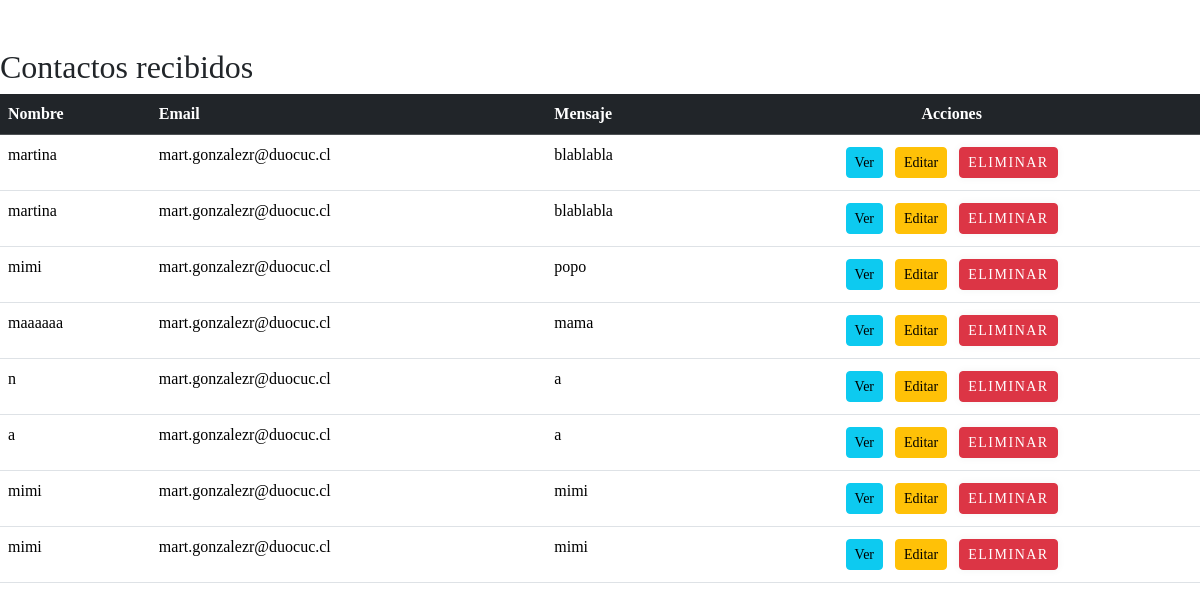
Screenshot of /contactos/ (signed in) with the database file from the repository.
### myportfolio/models.py (models this page shows, shortened)
class Contacto(models.Model):
    nombre = models.CharField(max_length=100)
    email = models.EmailField()
    mensaje = models.TextField()
    mensaje_cifrado = models.TextField()  # Campo para almacenar el mensaje cifrado
    fecha = models.DateTimeField(auto_now_add=True)

### myportfolio/views.py (the view)
# urls.py: path('contactos/', views.contacto_lista, name='contacto_lista'),
@login_required
def contacto_lista(request):
    contactos = Contacto.objects.all()
    return render(request, 'myportfolio/contacto_lista.html', {'contactos': contactos})

### myportfolio/templates/myportfolio/contacto_lista.html (shortened to what this page needs)
{% extends 'base_generic.html' %}
{% block content %}
<div class="conteiner mt-5">
    <h2>Contactos recibidos</h2>
    <div class="table-responsive">
        <table class="table table-hover aling-middle" >
            <thead class="table-dark">
                <tr>
                    <th scope="col">Nombre </th>
                    <th scope="col">Email </th>
                    <th scope="col">Mensaje </th>
                    <th scope="col" class="text-center">Acciones </th>
                </tr>
            </thead>
            <tbody>
                {% for contacto in contactos %}
                <tr>
                    <td>{{contacto.nombre}}</td>
                    <td>{{contacto.email}}</td>
                    <td>{{contacto.mensaje}}</td>
                    <td class="text-center">
                        <a href="{% url 'contacto_detalle' contacto.pk %}" class=" btn btn-info btn-sm m-1"> Ver </a>
                        <a href="{% url 'contacto_editar' contacto.pk %}" class=" btn btn-warning btn-sm m-1"> Editar </a>
                        <form method="POST" actions="% url 'contacto_eliminar' contacto.pk %" style="display:inline;">
                            <button type="submit" class=" btn btn-danger btn-sm m-1">Eliminar </button>
                         </form>
                    </td>
                </tr>
                {% endfor  %}
            </tbody>
        </table>
    </div>
</div>
{% endblock %}

### myportfolio/templates/base_generic.html (shortened to what this page needs)
{% load bootstrap5 %}
{% load static %}
<!DOCTYPE html>
<html lang="en">
<head>
    {% bootstrap_css %}
    <link rel="stylesheet" href="{% static 'css/styles.css' %}">
</head>
<body>
    {% block content %}{% endblock %}
</body>
</html>

### myportfolio/static/css/styles.css (style rules this page uses)
:root { --color1:#2f2f2f; --color2: #fb739a; --color3:#acaed2; --color4:#000000; --color5:#eae7e4; --color6:#3d3d3d; --color8:#fad02c; }
* { box-sizing: border-box; font-family: 'Lucida Sans Regular'; margin: 0; padding: 0; }
html { scroll-behavior: smooth; }
button { margin-top: 30px; padding: 17px 40px; border-radius: 50px; box-shadow: #0000000d 0 0 8px; letter-spacing: 1.5px; text-transform: uppercase; font-size: 15px; transition: all .5s ease; border: 0; cursor: pointer; text-align: center; z-index: 1; position: relative; }

### rows the page displays
Contacto: nombre "martina", email "mart.gonzalezr@duocuc.cl", mensaje "blablabla"
Contacto: nombre "martina", email "mart.gonzalezr@duocuc.cl", mensaje "blablabla"
Contacto: nombre "mimi", email "mart.gonzalezr@duocuc.cl", mensaje "popo"
Contacto: nombre "maaaaaa", email "mart.gonzalezr@duocuc.cl", mensaje "mama"
Contacto: nombre "n", email "mart.gonzalezr@duocuc.cl", mensaje "a"
Contacto: nombre "a", email "mart.gonzalezr@duocuc.cl", mensaje "a"
Contacto: nombre "mimi", email "mart.gonzalezr@duocuc.cl", mensaje "mimi"
Contacto: nombre "mimi", email "mart.gonzalezr@duocuc.cl", mensaje "mimi"
